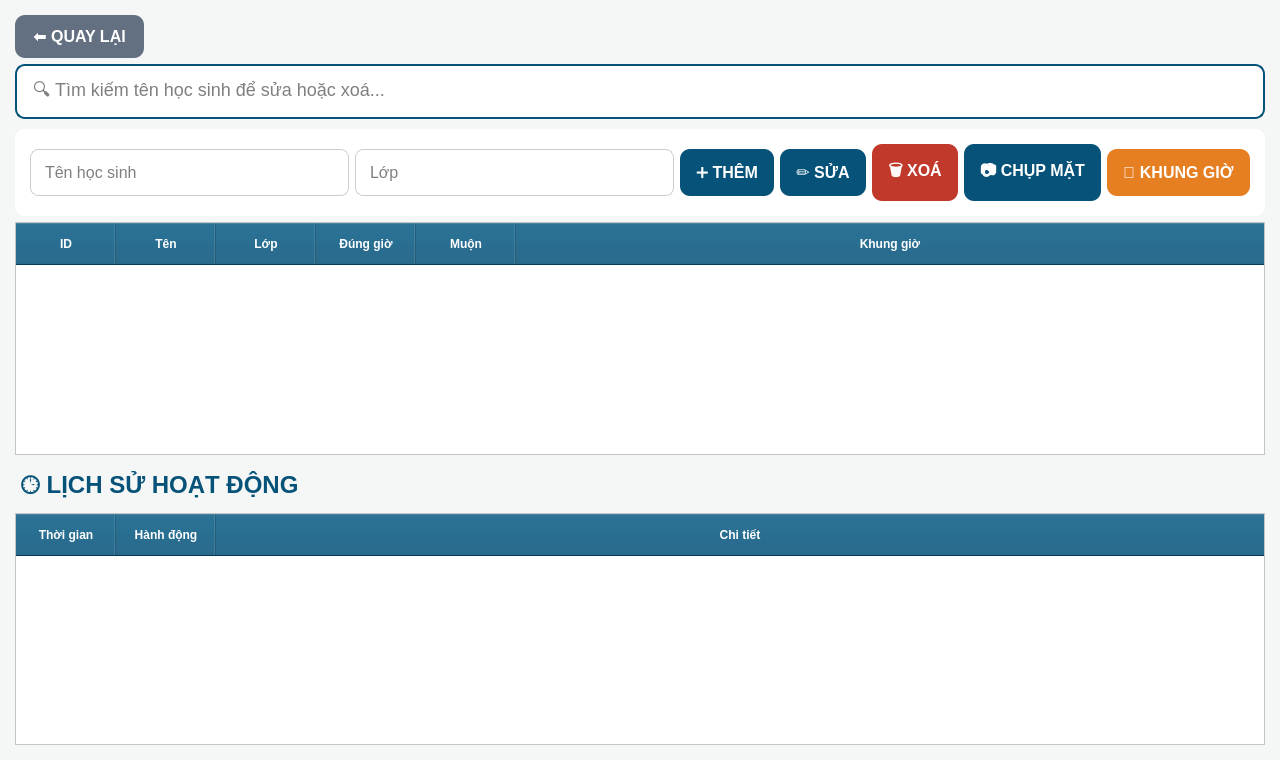
<?xml version="1.0" encoding="UTF-8"?>
<ui version="4.0">
 <class>CrudPage</class>
 <widget class="QWidget" name="CrudPage">
  <property name="geometry">
   <rect>
    <x>0</x>
    <y>0</y>
    <width>1280</width>
    <height>760</height>
   </rect>
  </property>
  <property name="windowTitle">
   <string>Quản Lý Học Sinh</string>
  </property>
  <property name="styleSheet">
   <string notr="true">background-color: #f4f7f6;</string>
  </property>
  <layout class="QVBoxLayout" name="verticalLayout">
   <property name="leftMargin">
    <number>15</number>
   </property>
   <property name="topMargin">
    <number>15</number>
   </property>
   <property name="rightMargin">
    <number>15</number>
   </property>
   <property name="bottomMargin">
    <number>15</number>
   </property>
   <item>
    <layout class="QHBoxLayout" name="horizontalLayout">
     <item>
      <widget class="QPushButton" name="btn_back">
       <property name="text">
        <string>⬅ QUAY LẠI</string>
       </property>
       <property name="styleSheet">
        <string notr="true">background-color: #637081; color: white; font-weight: bold; padding: 12px 18px; border-radius: 10px; font-size: 16px;</string>
       </property>
      </widget>
     </item>
     <item>
      <spacer name="horizontalSpacer">
       <property name="orientation">
        <enum>Qt::Horizontal</enum>
       </property>
       <property name="sizeHint" stdset="0">
        <size>
         <width>40</width>
         <height>20</height>
        </size>
       </property>
      </spacer>
     </item>
    </layout>
   </item>
   <item>
    <widget class="QLineEdit" name="search_input">
     <property name="placeholderText">
      <string>🔍 Tìm kiếm tên học sinh để sửa hoặc xoá...</string>
     </property>
     <property name="styleSheet">
      <string notr="true">padding: 14px; font-size: 18px; border: 2px solid #065279;
            border-radius: 10px; color: black; background-color: white; margin-bottom: 4px;</string>
     </property>
    </widget>
   </item>
   <item>
    <widget class="QFrame" name="input_frame">
     <property name="styleSheet">
      <string notr="true">background-color: white; border-radius: 10px;</string>
     </property>
     <layout class="QGridLayout" name="gridLayout">
      <property name="leftMargin">
       <number>15</number>
      </property>
      <property name="topMargin">
       <number>15</number>
      </property>
      <property name="rightMargin">
       <number>15</number>
      </property>
      <property name="bottomMargin">
       <number>15</number>
      </property>
      <item row="0" column="0">
       <widget class="QLineEdit" name="name_input">
        <property name="placeholderText">
         <string>Tên học sinh</string>
        </property>
        <property name="styleSheet">
         <string notr="true">padding: 12px; border: 1px solid #ccc; border-radius: 8px; color: black; font-size: 16px;</string>
        </property>
       </widget>
      </item>
      <item row="0" column="1">
       <widget class="QLineEdit" name="class_input">
        <property name="placeholderText">
         <string>Lớp</string>
        </property>
        <property name="styleSheet">
         <string notr="true">padding: 12px; border: 1px solid #ccc; border-radius: 8px; color: black; font-size: 16px;</string>
        </property>
       </widget>
      </item>
      <item row="0" column="2">
       <widget class="QPushButton" name="btn_add">
        <property name="text">
         <string>➕ THÊM</string>
        </property>
        <property name="styleSheet">
         <string notr="true">QPushButton {
                background-color: #065279; color: white; font-weight: bold;
                padding: 14px 16px; border-radius: 10px; font-size: 16px;
            }
            QPushButton:hover { background-color: #086ca1; }</string>
        </property>
       </widget>
      </item>
      <item row="0" column="3">
       <widget class="QPushButton" name="btn_edit">
        <property name="text">
         <string>✏️ SỬA</string>
        </property>
        <property name="styleSheet">
         <string notr="true">QPushButton {
                background-color: #065279; color: white; font-weight: bold;
                padding: 14px 16px; border-radius: 10px; font-size: 16px;
            }
            QPushButton:hover { background-color: #086ca1; }</string>
        </property>
       </widget>
      </item>
      <item row="0" column="4">
       <widget class="QPushButton" name="btn_del">
        <property name="text">
         <string>🗑️ XOÁ</string>
        </property>
        <property name="styleSheet">
         <string notr="true">QPushButton {
                background-color: #c0392b; color: white; font-weight: bold;
                padding: 14px 16px; border-radius: 10px; font-size: 16px;
            }
            QPushButton:hover { background-color: #e74c3c; }</string>
        </property>
       </widget>
      </item>
      <item row="0" column="5">
       <widget class="QPushButton" name="btn_face">
        <property name="text">
         <string>📷 CHỤP MẶT</string>
        </property>
        <property name="styleSheet">
         <string notr="true">QPushButton {
                background-color: #065279; color: white; font-weight: bold;
                padding: 14px 16px; border-radius: 10px; font-size: 16px;
            }
            QPushButton:hover { background-color: #086ca1; }</string>
        </property>
       </widget>
      </item>
      <item row="0" column="6">
       <widget class="QPushButton" name="btn_time">
        <property name="text">
         <string>⏰ KHUNG GIỜ</string>
        </property>
        <property name="styleSheet">
         <string notr="true">QPushButton {
                background-color: #e67e22; color: white; font-weight: bold;
                padding: 14px 16px; border-radius: 10px; font-size: 16px;
            }
            QPushButton:hover { background-color: #f39c12; }</string>
        </property>
       </widget>
      </item>
     </layout>
    </widget>
   </item>
   <item>
    <widget class="QTableWidget" name="table">
     <property name="styleSheet">
      <string notr="true">QTableWidget { background-color: white; color: black; gridline-color: #eee; }
            QHeaderView::section { background-color: #065279; color: white; font-weight: bold; height: 42px; }</string>
     </property>
     <property name="selectionBehavior">
      <enum>QAbstractItemView::SelectRows</enum>
     </property>
     <attribute name="horizontalHeaderDefaultSectionSize">
      <number>100</number>
     </attribute>
     <attribute name="horizontalHeaderStretchLastSection">
      <bool>true</bool>
     </attribute>
     <column>
      <property name="text">
       <string>ID</string>
      </property>
     </column>
     <column>
      <property name="text">
       <string>Tên</string>
      </property>
     </column>
     <column>
      <property name="text">
       <string>Lớp</string>
      </property>
     </column>
     <column>
      <property name="text">
       <string>Đúng giờ</string>
      </property>
     </column>
     <column>
      <property name="text">
       <string>Muộn</string>
      </property>
     </column>
     <column>
      <property name="text">
       <string>Khung giờ</string>
      </property>
     </column>
    </widget>
   </item>
   <item>
    <widget class="QLabel" name="history_header">
     <property name="text">
      <string>🕒 LỊCH SỬ HOẠT ĐỘNG</string>
     </property>
     <property name="styleSheet">
      <string notr="true">font-size: 24px; font-weight: bold; color: #065279; margin: 10px 0 8px;</string>
     </property>
    </widget>
   </item>
   <item>
    <widget class="QTableWidget" name="history_table">
     <property name="styleSheet">
      <string notr="true">QTableWidget { background-color: white; color: black; gridline-color: #eee; }
            QHeaderView::section { background-color: #065279; color: white; font-weight: bold; height: 42px; }</string>
     </property>
     <property name="editTriggers">
      <set>QAbstractItemView::NoEditTriggers</set>
     </property>
     <property name="selectionBehavior">
      <enum>QAbstractItemView::SelectRows</enum>
     </property>
     <property name="selectionMode">
      <enum>QAbstractItemView::SingleSelection</enum>
     </property>
     <attribute name="horizontalHeaderStretchLastSection">
      <bool>true</bool>
     </attribute>
     <column>
      <property name="text">
       <string>Thời gian</string>
      </property>
     </column>
     <column>
      <property name="text">
       <string>Hành động</string>
      </property>
     </column>
     <column>
      <property name="text">
       <string>Chi tiết</string>
      </property>
     </column>
    </widget>
   </item>
  </layout>
  <widget class="QFrame" name="notif_panel">
   <property name="geometry">
    <rect>
     <x>390</x>
     <y>-100</y>
     <width>400</width>
     <height>70</height>
    </rect>
   </property>
   <property name="styleSheet">
    <string notr="true">background-color: #27ae60; border: 2px solid white; border-radius: 15px;</string>
   </property>
   <layout class="QVBoxLayout" name="verticalLayout_2">
    <item>
     <widget class="QLabel" name="notif_label">
      <property name="text">
       <string/>
      </property>
      <property name="alignment">
       <set>Qt::AlignCenter</set>
      </property>
      <property name="styleSheet">
       <string notr="true">color: white; font-weight: bold; font-size: 16px;</string>
      </property>
     </widget>
    </item>
   </layout>
  </widget>
 </widget>
 <resources/>
 <connections/>
</ui>
